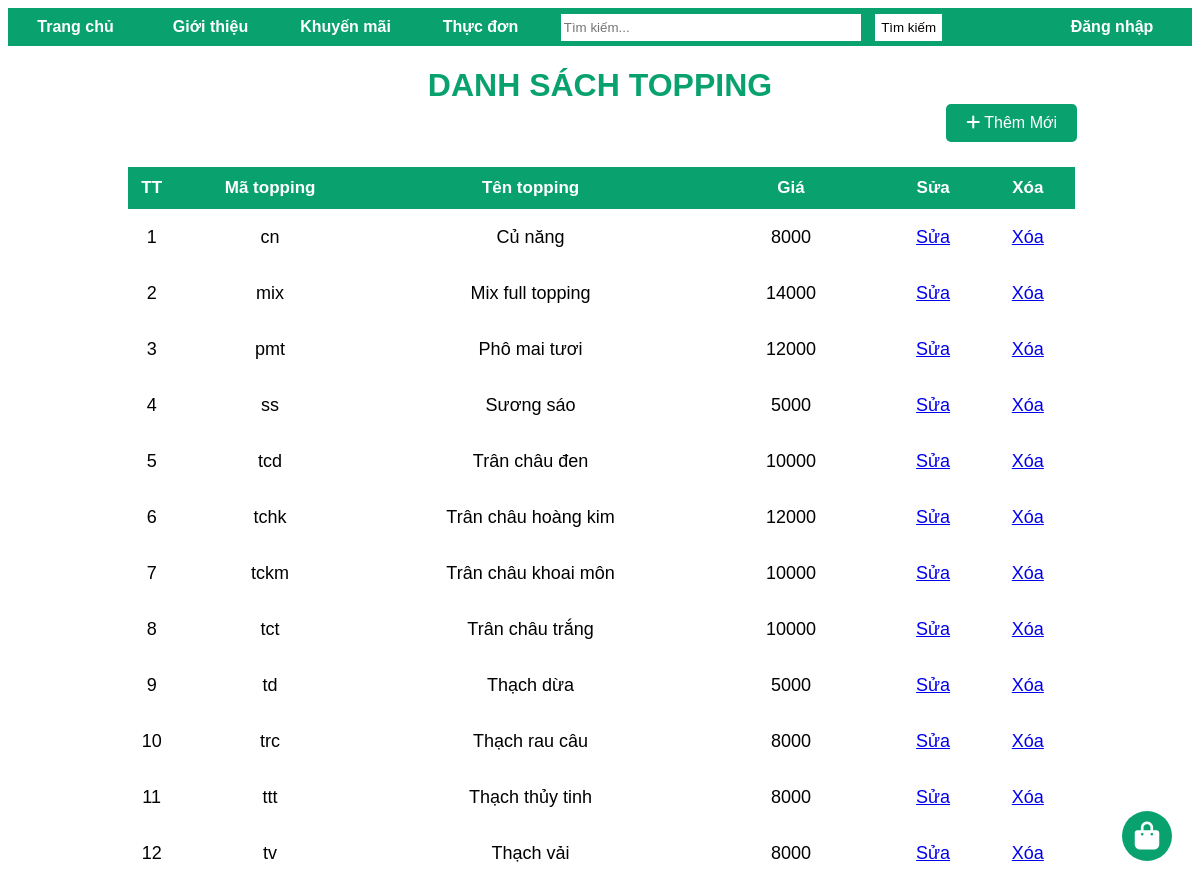
Page /page/danhsachtopping.php on the committed database.
### tables this page shows
CREATE TABLE `topping` (
  `matopping` varchar(20) NOT NULL,
  `tentopping` varchar(50) NOT NULL,
  `giatopping` int(11) NOT NULL
);

### page/danhsachtopping.php (the view, shortened to what this page needs)
<?php
    include "homechinh.php";
    require_once 'connect.php';
?>
<!DOCTYPE html>
<html lang="en">
<head>
    <link href="https://cdnjs.cloudflare.com/ajax/libs/font-awesome/6.0.0-beta3/css/all.min.css" rel="stylesheet">
</head>
<body>
    <?php
        $sql="SELECT * FROM topping";
        $query=mysqli_query($conn,$sql);
    ?>
    <h1 style="color:rgb(9, 162, 111);text-align: center;margin-bottom:0px;">DANH SÁCH TOPPING</h1>
    <div class="container">
        <a href="index.php?page_layout=themtopping" class="btn">
            <i class="fa-solid fa-plus"></i> Thêm Mới
        </a>
    </div>
    <table style="width:80%;margin-left:120px;">
        <tr>
            <th style="width:5%">TT</th>
            <th style="width:20%">Mã topping</th>
            <th style="width:35%">Tên topping</th>
            <th>Giá</th>
            <th style="width:10%">Sửa</th>
            <th style="width:10%">Xóa</th>
        </tr>
        <?php
            $i=1;
            while($row=mysqli_fetch_assoc($query)){  ?>
                <tr>
                    <td><?php echo $i++ ?></td>
                    <td><?php echo $row['matopping'] ?></td>
                    <td><?php echo $row['tentopping'] ?></td>
                    <td><?php echo $row['giatopping'] ?></td>
                    <td>
                        <a href="index.php?page_layout=suatopping&matopping=<?php echo $row['matopping'];?>">Sửa</a>
                    </td>
                    <td>
                        <a onclick="return Del('<?php echo $row['matopping'];?>')" href="index.php?page_layout=xoatopping&matopping=<?php echo $row['matopping'];?>">Xóa</a>
                    </td>
                </tr>
        <?php } ?>
    </table>
</body>

### css/headerchinh2.css (style rules this page uses)
* { font-family: Helvetica; }
.container { max-width: 100%; height: 37px; margin: 0px; }
table { margin-top: 10px; border-spacing: 15px; margin-left: 45px; text-align: justify; }
th { text-align: left; font-size: 20px; }
td { font-size: 18px; text-align: left justify; line-height: 1.5; vertical-align: top; }

### page/danhsachtopping.php (style rules this page uses)
* { font-family: Helvetica; }
table,th,td { border-collapse:collapse; }
th { height:40px; background-color:rgb(9, 162, 111); color:white; font-size:17px; text-align:center; }
td { height:40px; text-align:center; }
td { padding-top:15px; }
.btn { display: inline-block; padding: 10px 20px; background-color: rgb(9, 162, 111); color: white; text-decoration: none; border-radius: 5px; transition: background-color 0.3s; font-family: Helvetica; margin-bottom: 15px; margin-right:115px; }
.container { display: flex; justify-content: flex-end; align-items: center; height: 100%; }

### rows in the picture
topping: matopping "cn", tentopping "Củ năng", giatopping "8000"
topping: matopping "mix", tentopping "Mix full topping", giatopping "14000"
topping: matopping "pmt", tentopping "Phô mai tươi", giatopping "12000"
topping: matopping "ss", tentopping "Sương sáo", giatopping "5000"
topping: matopping "tcd", tentopping "Trân châu đen", giatopping "10000"
topping: matopping "tchk", tentopping "Trân châu hoàng kim", giatopping "12000"
topping: matopping "tckm", tentopping "Trân châu khoai môn", giatopping "10000"
topping: matopping "tct", tentopping "Trân châu trắng", giatopping "10000"
topping: matopping "td", tentopping "Thạch dừa", giatopping "5000"
topping: matopping "trc", tentopping "Thạch rau câu", giatopping "8000"
topping: matopping "ttt", tentopping "Thạch thủy tinh", giatopping "8000"
topping: matopping "tv", tentopping "Thạch vải", giatopping "8000"
